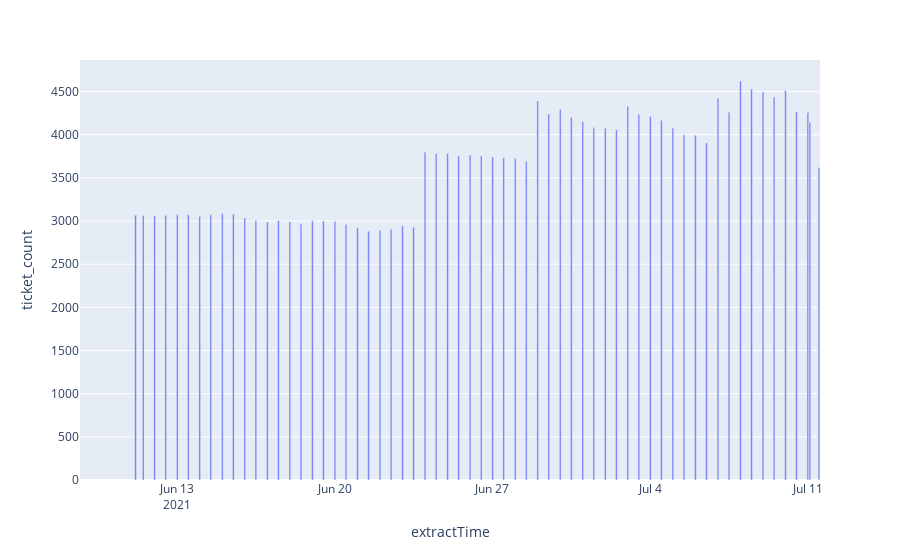

The notebook cell this image was saved under:
### Code cell
px.bar(gm1, x = "extractTime", y = "ticket_count")
